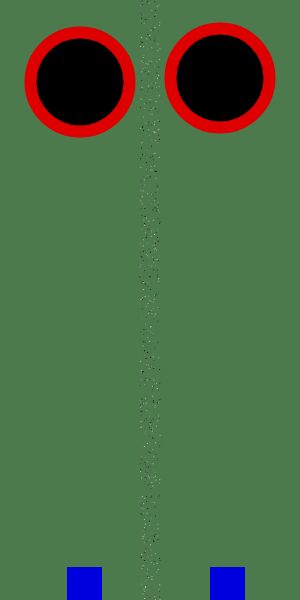
Frame 1 (no input)
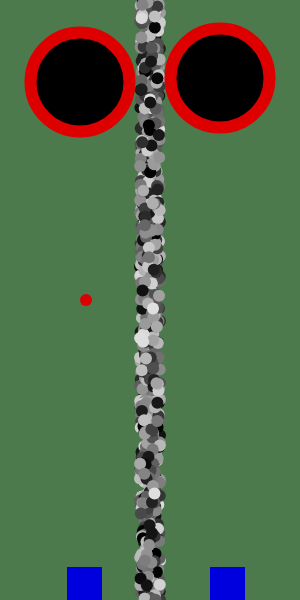
Frame 60 (no input)
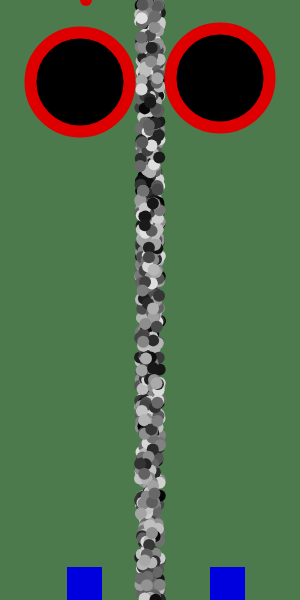
Frame 120 (the mouse pressed at the canvas centre since frame 60)

The p5.js sketch that drew these frames (run headless with seeded random() and noise() and a simulated clock; from frame 60 on, the mouse is pressed at the canvas centre):

// p5.js sketch
// ── sketch.js
/*
Created by Vishnu Dawah May 16, 2018.
A red ball bounces off the top and bottom of the screen while passing through a portal. 
Press the button below the Portal 1 to activate it. 
Then press another button to release it out of Portal 2. 
The portals light up when you click your mouse on the blue squares. 

Links to my blog relating to this project:
https://thebluelight820522800.wordpress.com/2018/05/17/the-final-project/
https://thebluelight820522800.wordpress.com/2018/05/17/final-project-contd/
https://thebluelight820522800.wordpress.com/2018/05/18/final-project-last-update/


*/
 var on = false;                      // assigns false to "on" so that Red Ball will stay in Portal 1 when you click its button 
 var barrier = [];                     // declares an empty arrayhat will become a barrier
 var redBall = {                       // An object, the Red Ball bouncing back and forth
  x: 86,                               // Red Ball starting x coordinate
  y: 600,                              // Red Ball starting y coordinate
  speed:5,                              // Red Ball's speed
  redMove: function(){                  // controls the Red Ball's movement
    this.y -= this.speed;               // makes Red Ball move from bottom to top of screen (starting movement)
      if(this.y < 0 || this.y > 600){   // Red Ball bounces off the top and bottom of screen when...
      this.speed *= -1;                 // you multiply its speed by -1
  }
},
  redDisplay: function(){               // displays Red Ball
  strokeWeight(12);                     // outline thickness of Red Ball
  stroke(220,0,0);                      // makes ball red
   
  point(redBall.x,redBall.y);           // draws the Red Ball
}
}
function setup(){
  createCanvas(300,600);
   for (var i = 0; i < 800; i++) {        // for loop to iterate through the loop and increment
    barrier[i] = {                        // object array
      x1: random(140,160),                // place x position randomly between 0 and width
      y1: random(0, height),             // place y position randomly between 0 and width
     
      display: function() {             // displays the barrier
        stroke(random(225));            // randomizes the stroke of barrier between white and black
        point(this.x1, this.y1);        // each individual particle of the barrier
       
      }
    }
   }
   
    portal1 = new Portal(80,82,99);         // create Portal 1 using constructor function
    portal2 = new Portal(220, 78, 99);      // create Portal 2 using constructor function
}
 
function draw(){
    background(77,122,77);                        // makes background a light green
    
    for(i= 0; i < barrier.length; i++){           // go through barrier array
      barrier[i].display();                       // display each particle of the barrier
    }
  
   redBall.redMove();     // moves Red Ball by calling on the object redBall function
   redBall.redDisplay();  // displays Red Ball by calling on the object redBall function
   
   var buttonSize = 35;                 // sets the size of the button to 35 pixels
   
   for(x = 67; x <= width; x += 143){     // nested for loop that makes the blue square buttons while increasing x position you must...
    for(y = 567; y <= 600; y += 140){     // also increase the y position
       
      fill(0,0,222);                        // fills rectangles with blue fill
      noStroke();                           // no outline for rectangles
      rect(x,y,buttonSize, buttonSize);     // rectangles are drawn in positions depending on the nested for loop on lines 85-86
    }
   }
     portal1.display();       // displays Portal 1 by calling the constructor's display function
     portal2.display();       // displays Portal 1 by calling the constructor's display function
   

              // PORTAL 1
              
      if(on){       // if on is true (and it does becomes true when you click on button 1 because of mousePressed function) and...
         if(mouseX > 67  && mouseX < 104 && mouseY > 560 && mouseY < 600){ // if the mouse hovers on the 1st blue square and...
       
          if(mouseIsPressed){                                             // if the mouse is pressed
          
          fill(222,88,22);                                              // giant circle #1 will turn orange and...
          ellipse(80,78,99,99);
        
           if(redBall.y < 150 && redBall.y > 40){                                     // if the ball is in the portal 1 then...
            redBall.y = 80;                                                           // the ball will stay in the portal and will...
            redBall.speed = 0;                                                        // not move as long as the mouse is being pressed
          }
        }
        }
        
        // PORTAL 2
        
      }else{                                                                     // if on is false (when you click the second square) and...
            if(mouseX > 210  && mouseX < 246 && mouseY >560 && mouseY < 600){   // the mouse is on the second button and...
              if(mouseIsPressed){                                               // the mouse is pressed
                fill(222,88,22);                                                // giant circle # 2 lights up
                ellipse(220,78,99,99);
                redBall.x = 230;                                                // redBall.x had to be assigned a different value because if I used a "+" it would keep moving the ball away from portal 2
                redBall.speed = -5;                                             // makes the red ball shoot out of Portal 2
                // redBall.y -= redBall.speed;
               if(redBall.y > 600 || redBall.y < 0){                            // makes the red ball bounce off the top and bottom of the screen by...
                 redBall.speed*= -1;                                            // multiplying its speed by -1
                
               }
               }
               }
        } 
}
 
function mousePressed(){                // allows the buttons to work by assigning a true or false value to its action
  if(mouseX > 67  && mouseX < 84 && mouseY > 560 && mouseY < 600 || mouseX > 210  && mouseX < 246 && mouseY >560 && mouseY < 600){    // if the mouse clicks buttons 1 or 2   didn't include buttons 3 and 4 here which may have been why they didn't work
    
      on = !on;       // on is not on, changes current boolean value to its opposite
       
    }
  }
  
  
  function Portal(x, y, r){         // constructor function with 3 parameters that will define the portals
    this.x = x;                     // the portal's x value
    this.y = y;                     // the portal's y value
    this.r = r;                     // the portal's radius
   
  
    
    this.display = function(){         // will display the portals 
      stroke(222, 0, 0);               // portals will have a red outline
      fill(0);                         // portals will have a black fill
      ellipse(this.x, this.y, this.r); // a portal will be drawn using values the variables are assigned to
    }
    }                                 // end of code
